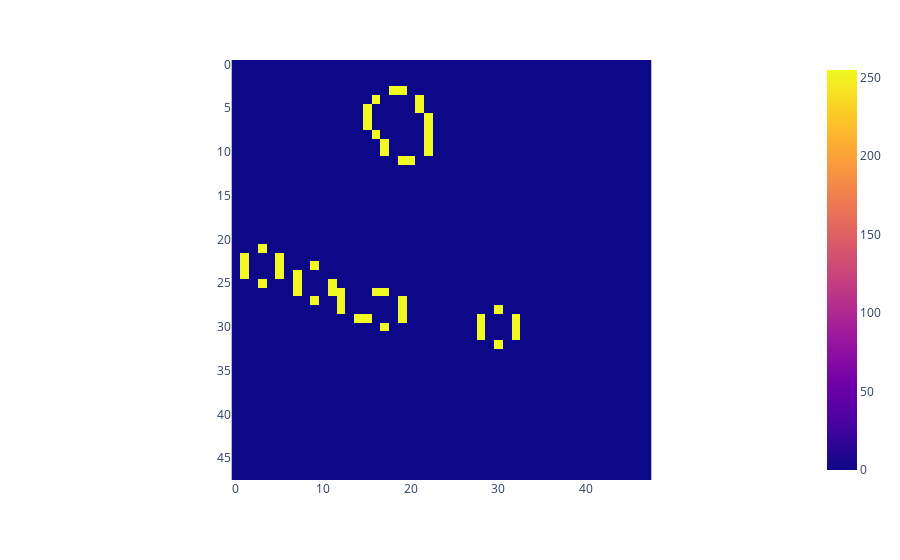

The code cell stored with this chart in its notebook:
### Code cell
# imports from support files with class and functions
import default_agent
import lux_functions

# recreate our agents and run
player0 = env.agents[0]
player1 = env.agents[1]
agents = {
    player0: Archimedes_Lever(env.agents[0], env.state.env_cfg), 
    player1: Archimedes_Lever(env.agents[1], env.state.env_cfg)#default_agent.Default_Agent(env.agents[1], env.state.env_cfg)
}
img = env.render("rgb_array", width=48, height=48)
px.imshow(img).show()
lux_functions.interact(env=env, agents=agents, steps=1000, video=True)

### Figure 1 — Plotly figure (JSON) as saved in the notebook; plotly's stock layout.template omitted (floating-point values rounded to 4 significant figures; data arrays with more than 128 entries replaced by an {"elided": "..."} marker saying what was removed)
{"data": [{"coloraxis": "coloraxis", "hovertemplate": "x: %{x}<br>y: %{y}<br>color: %{z}<extra></extra>", "name": "0", "type": "heatmap", "xaxis": "x", "yaxis": "y", "z": {"elided": "48x48 int values"}}], "layout": {"coloraxis": {"colorscale": [[0, "#0d0887"], [0.1111, "#46039f"], [0.2222, "#7201a8"], [0.3333, "#9c179e"], [0.4444, "#bd3786"], [0.5556, "#d8576b"], [0.6667, "#ed7953"], [0.7778, "#fb9f3a"], [0.8889, "#fdca26"], [1, "#f0f921"]]}, "margin": {"t": 60}, "xaxis": {"anchor": "y", "constrain": "domain", "domain": [0, 1], "scaleanchor": "y"}, "yaxis": {"anchor": "x", "autorange": "reversed", "constrain": "domain", "domain": [0, 1]}}}
